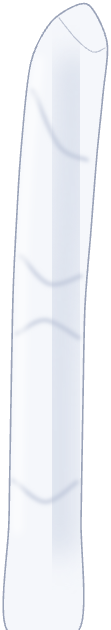
#> input picture examples/shuang/parts/arm_L.png, 111 x 630 px
$ python -i zhuda_skin.py   (imports and definitions only)
#> lines starting #> are read from the running program, lines starting #| are printed output that depends on the picture; after the words box and inside, x2 and y2 are one past the last pixel; in counts of white or black regions, pixels touching at a corner belong together
#> further down, picture is the input picture: PIL image 111x630 RGBA; mean R, G, B, A 157, 159.2, 163.7, 169.3
"""Zhuda skin painter: turns generated Zhuda art (turnaround sheets, prop sheets, material swatches)
into one image per white-model template, at 2x the template resolution.

    python3 -I zhuda_skin.py <model> [<model> ...]      -> examples/whitemodels/<model>/skins/zhuda/

Rules it follows (docs/38-reskin.md): same file names, same proportions (exact 2x), cover the white
shape, opaque with clean edges, flat light. View parts (head/chest/pelvis/feet/shield) get 8 images;
v5-v7 are mirrors of v3-v1 because Zhuda is left-right symmetric.
"""
import json
import sys
from pathlib import Path

import numpy as np
from PIL import Image, ImageDraw, ImageFilter, ImageOps
from scipy import ndimage

HERE = Path(__file__).resolve().parent
KIT = HERE.parent.parent
GEN = HERE / "gen"
SCALE = 2
OUTLINE = np.array([140, 84, 72], float)      # warm brown line of the reference art
PINK = (250, 198, 198)          # matched to the head art's skin (median 252,204,204)
SKIN_NAME = "zhuda"


# ------------------------------------------------------------------------------------------ sheets
def clean_alpha(im: Image.Image) -> Image.Image:
    a = np.asarray(im.convert("RGBA")).astype(np.float32)
    al = a[..., 3]
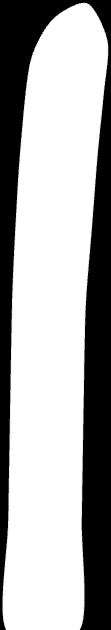
#> al: shape (630, 111) float32; min 0, max 255, mean 169.3
    solid = al > 160
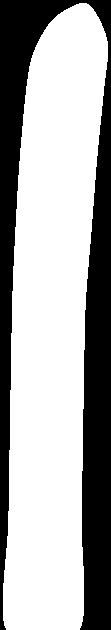
#> solid: shape (630, 111) bool; 66.3% white; 1 black region, box (x1, y1, x2, y2) and area: (0, 0, 111, 630) 23591
    lab, n = ndimage.label(solid)
#> n = 1
    if n:
        sizes = ndimage.sum(solid, lab, range(1, n + 1))
#> sizes = [46339]
        keep = np.isin(lab, 1 + np.where(sizes >= max(400, sizes.max() * 0.004))[0])
    else:
        keep = solid
    keep = ndimage.binary_fill_holes(keep)
    keep = ndimage.binary_erosion(keep, iterations=1)         # drop the coloured fringe of the matte
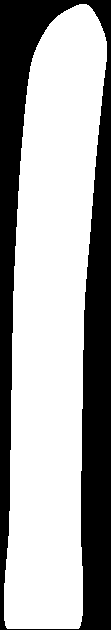
#> keep: shape (630, 111) bool; 64.3% white; 1 black region, box (x1, y1, x2, y2) and area: (0, 0, 111, 630) 24934
    out = a.copy()
    out[..., 3] = np.where(keep, 255, 0)
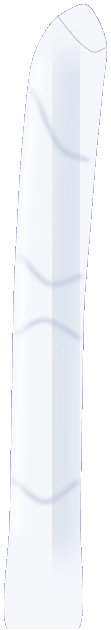
#> out: shape (630, 111, 4) float32; mean R, G, B, A 157, 159.2, 163.7, 164.1; transparent parts drawn white
    return Image.fromarray(out.astype(np.uint8), "RGBA")


# [39 lines left out: functions cut_sheet, cut_grid, not called in this run]


# ------------------------------------------------------------------------------------------ materials
class Mat:
    """Flat cartoon material: a base colour plus (optionally) a shrunk swatch texture blended in."""

    def __init__(self, rgb, tex: Image.Image = None, tex_amount=0.0, tex_scale=0.35):
        self.rgb = np.array(rgb, float)
        self.tex, self.amount, self.tscale = tex, tex_amount, tex_scale

    # [36 lines left out: functions fill, load_materials, not called in this run]


# ------------------------------------------------------------------------------------------ template helpers
import os
ROOT = Path(os.environ.get("ZHUDA_MODELS", str(KIT / "examples" / "whitemodels")))


def template(model, att):
    return Image.open(ROOT / model / "parts" / f"{att}.png").convert("RGBA")


def up(tm: Image.Image):
    return tm.resize((tm.width * SCALE, tm.height * SCALE), Image.LANCZOS)


# [9 lines left out: function outline_rgba, not called in this run]


def shade_from_template(tu: np.ndarray, amount=0.16):
    L = tu[..., :3].mean(-1)
    return np.clip(1.0 - amount + amount * (L - 140) / 115.0, 1.0 - amount * 1.4, 1.02)[..., None]


# [67 lines left out: functions flat_part, mapped_part, fitted_part, not called in this run]


def mirror(im):
    return ImageOps.mirror(im)


# ------------------------------------------------------------------------------------------ model recipes
VIEW_SRC = [0, 1, 2, 3, 4]          # v0..v4 come from sheet columns 0..4; v5..v7 mirror v3..v1


def eight(images5):
    return images5 + [mirror(images5[3]), mirror(images5[2]), mirror(images5[1])]


def spec(model):
    return json.loads((ROOT / model / "skin" / "skin.json").read_text())


# [100 lines left out: functions paint, ear_part, ribbon_part, tint, cloth_panel, cloth_rect, not called in this run]

>>> from PIL import Image
>>> picture = Image.open('../../examples/shuang/parts/arm_L.png')
>>> result = clean_alpha(picture)

$ run again, on examples/shuang/parts/arm_R.png
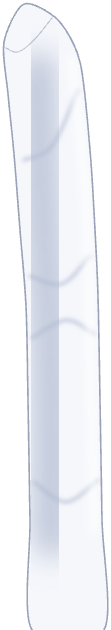
#> input picture examples/shuang/parts/arm_R.png, 111 x 630 px
#> picture is the input picture: PIL image 111x630 RGBA; mean R, G, B, A 153, 155.5, 161, 169.3
#> in clean_alpha, `solid = al > 160`:
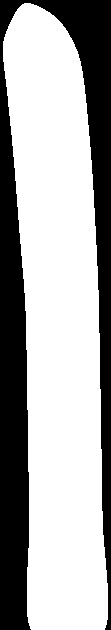
#> solid: shape (630, 111) bool; 66.3% white; 1 black region, box (x1, y1, x2, y2) and area: (0, 0, 111, 630) 23552
#> n = 1
#> sizes = [46378]
#> keep: shape (630, 111) bool; 64.4% white; 1 black region, box (x1, y1, x2, y2) and area: (0, 0, 111, 630) 24895
#> in clean_alpha, `out[..., 3] = np.where(keep, 255, 0)`:
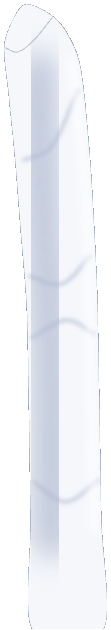
#> out: shape (630, 111, 4) float32; mean R, G, B, A 153, 155.5, 161, 164.2; transparent parts drawn white
